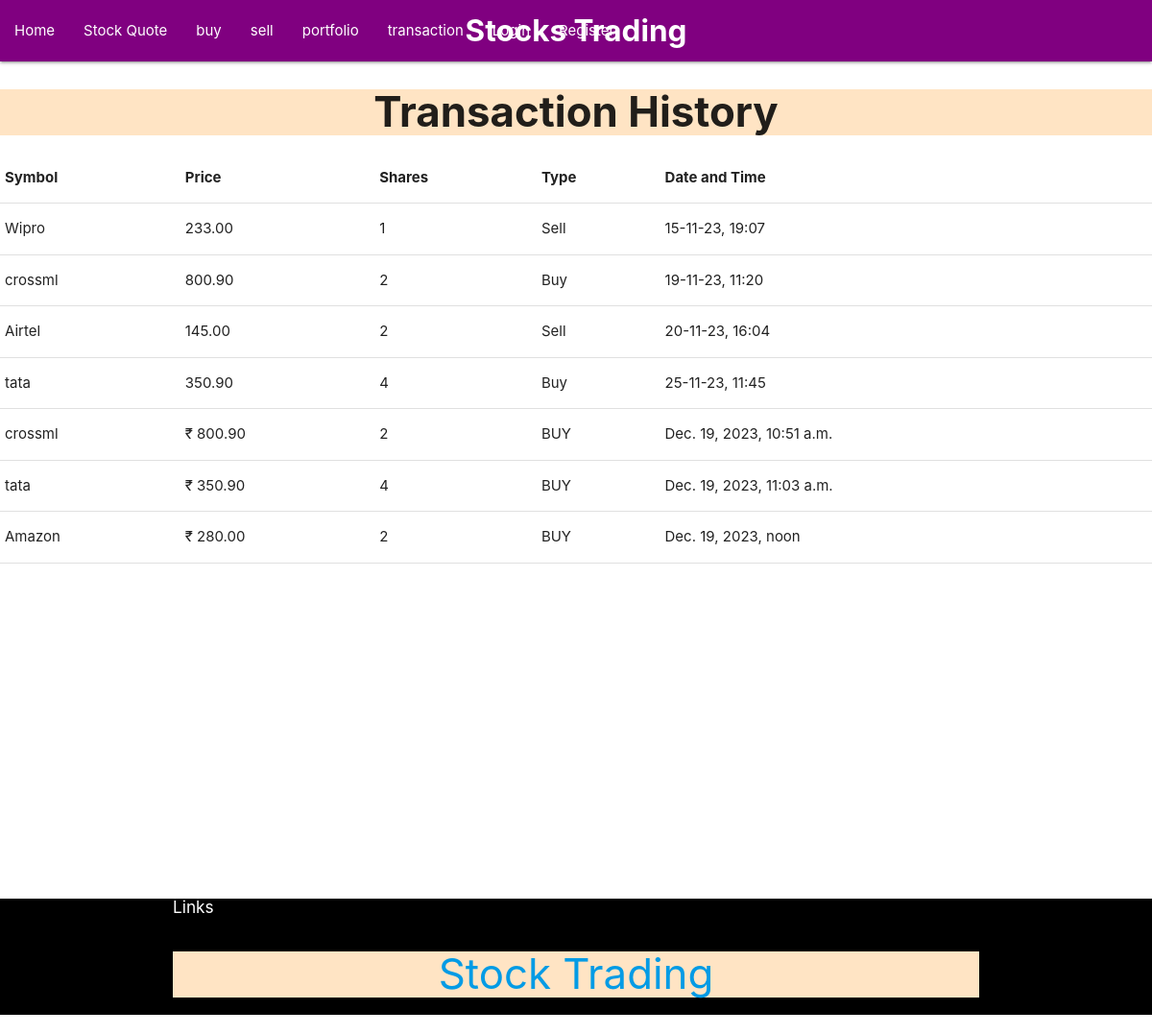
The app's page /transaction-history/ with its own data.
### userside/models.py (models this page shows, shortened)
class Transaction(models.Model):
    user = models.ForeignKey(User, on_delete=models.CASCADE)
    symbol = models.CharField(default='no', max_length=255)
    shares = models.PositiveIntegerField()
    price = models.DecimalField(max_digits=10, decimal_places=2, default=0)
    total = models.DecimalField(max_digits=10, decimal_places=2, default=0)
    transaction_type = models.CharField(max_length=255, choices=[('BUY', 'Buy'), ('SELL', 'Sell')], null=False)
    date_time = models.DateTimeField(auto_now_add=True)

### userside/views.py (the view)
# urls.py: path('transaction-history/', views.transaction_history, name='transaction-history'),
def transaction_history(request):
    transactions = Transaction.objects.all()
    return render(request, 'userside/transaction_history.html', {'transactions': transactions})

### userside/templates/userside/transaction_history.html (shortened to what this page needs)
{% extends "stock_quote/stock_home.html" %}
{% load static %}
{% block body %}
<html>
<head>
</head>
<body>
    <h3><b>Transaction History</b></h3>
    <table>
        <thead>
            <tr>
                <th>Symbol</th>
                <th>Price</th>
                <th>Shares</th>
                <th>Type</th>
                <th>Date and Time</th>
            </tr>
            <tr>
                <td>Wipro</td>
                <td>233.00</td>
                <td>1</td>
                <td>Sell</td>
                <td>15-11-23, 19:07</td>
            </tr>
            <tr>
                <td>crossml</td>
                <td>800.90</td>
                <td>2</td>
                <td>Buy</td>
                <td>19-11-23, 11:20</td>
            </tr>
            <tr>
                <td>Airtel</td>
                <td>145.00</td>
                <td>2</td>
                <td>Sell</td>
                <td>20-11-23, 16:04</td>
            </tr>
            <tr>
                <td>tata</td>
                <td>350.90</td>
                <td>4</td>
                <td>Buy</td>
                <td>25-11-23, 11:45</td>
            </tr>
        </thead>
        <tbody>
            {% for item in transactions %}
                <tr>
                    <td>{{ item.symbol }}</td>
                    <td> &#8377; {{ item.price }}</td>
                    <td>{{ item.shares }}</td>
                    <td>{{ item.transaction_type }}</td>
                    <td>{{ item.date_time }}</td>
                </tr>
            {% endfor %}
        </tbody>
    </table>
</body>
</html>
{% endblock %}

### userside/templates/userside/transaction_history.html (style rules this page uses)
h3 { text-align:center; background-color: Bisque; }

### records on screen
Transaction: symbol "crossml", price "800.90", shares "2", transaction_type "BUY", date_time "Dec. 19, 2023, 10:51 a.m."
Transaction: symbol "tata", price "350.90", shares "4", transaction_type "BUY", date_time "Dec. 19, 2023, 11:03 a.m."
Transaction: symbol "Amazon", price "280.00", shares "2", transaction_type "BUY", date_time "Dec. 19, 2023, noon"
